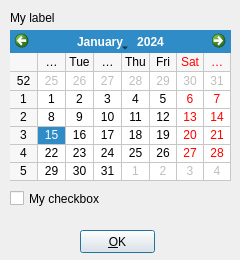
<?xml version="1.0" encoding="UTF-8"?>
<ui version="4.0">
 <class>Form</class>
 <widget class="QWidget" name="Form">
  <property name="geometry">
   <rect>
    <x>0</x>
    <y>0</y>
    <width>240</width>
    <height>260</height>
   </rect>
  </property>
  <property name="sizePolicy">
   <sizepolicy hsizetype="Fixed" vsizetype="Fixed">
    <horstretch>0</horstretch>
    <verstretch>0</verstretch>
   </sizepolicy>
  </property>
  <property name="minimumSize">
   <size>
    <width>240</width>
    <height>260</height>
   </size>
  </property>
  <property name="maximumSize">
   <size>
    <width>240</width>
    <height>260</height>
   </size>
  </property>
  <property name="windowTitle">
   <string>Form</string>
  </property>
  <widget class="QLabel" name="label">
   <property name="geometry">
    <rect>
     <x>10</x>
     <y>10</y>
     <width>211</width>
     <height>16</height>
    </rect>
   </property>
   <property name="text">
    <string>My label</string>
   </property>
  </widget>
  <widget class="QCalendarWidget" name="calendarWidget">
   <property name="geometry">
    <rect>
     <x>10</x>
     <y>30</y>
     <width>221</width>
     <height>151</height>
    </rect>
   </property>
   <property name="gridVisible">
    <bool>true</bool>
   </property>
   <property name="horizontalHeaderFormat">
    <enum>QCalendarWidget::ShortDayNames</enum>
   </property>
   <property name="verticalHeaderFormat">
    <enum>QCalendarWidget::ISOWeekNumbers</enum>
   </property>
   <property name="navigationBarVisible">
    <bool>true</bool>
   </property>
   <property name="dateEditEnabled">
    <bool>false</bool>
   </property>
  </widget>
  <widget class="QCheckBox" name="checkBox">
   <property name="geometry">
    <rect>
     <x>10</x>
     <y>190</y>
     <width>91</width>
     <height>17</height>
    </rect>
   </property>
   <property name="text">
    <string>My checkbox</string>
   </property>
  </widget>
  <widget class="QPushButton" name="pushButton">
   <property name="geometry">
    <rect>
     <x>80</x>
     <y>230</y>
     <width>75</width>
     <height>23</height>
    </rect>
   </property>
   <property name="text">
    <string>&amp;OK</string>
   </property>
   <property name="autoDefault">
    <bool>true</bool>
   </property>
   <property name="default">
    <bool>true</bool>
   </property>
  </widget>
 </widget>
 <resources/>
 <connections/>
</ui>
